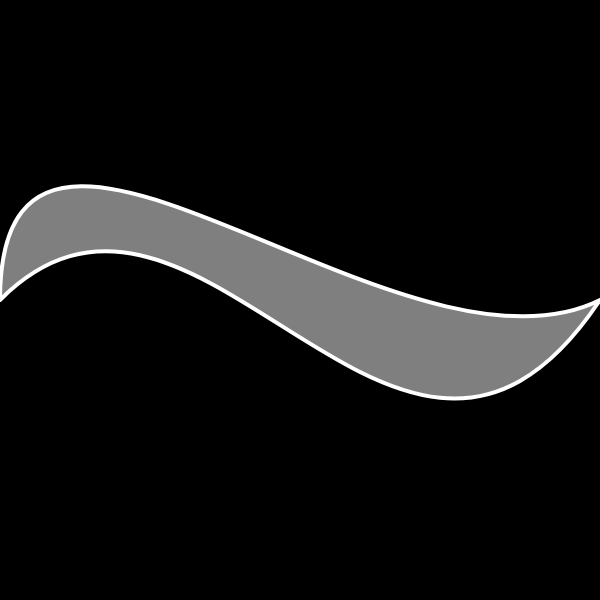
Frame 1 (no input)
Frame 60 (no input): identical to frame 1, image omitted
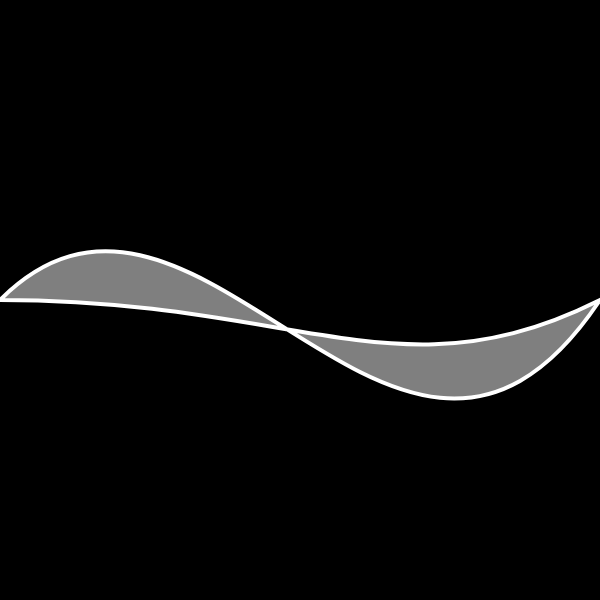
Frame 120 (the mouse pressed at the canvas centre since frame 60)

The p5.js sketch that drew these frames (run headless with seeded random() and noise() and a simulated clock; from frame 60 on, the mouse is pressed at the canvas centre):

// p5.js sketch
// ── sketch.js
function setup() {
  createCanvas(600, 600);
}

function draw() {
  background(0);
  stroke(255);
  strokeWeight(4);
  fill(127);
  beginShape();
  vertex(0, 300);
  bezierVertex(mouseX, mouseY, 400, 400, 600, 300);
  bezierVertex(400, 600, 200, 100, 0, 300);
  endShape();
}
